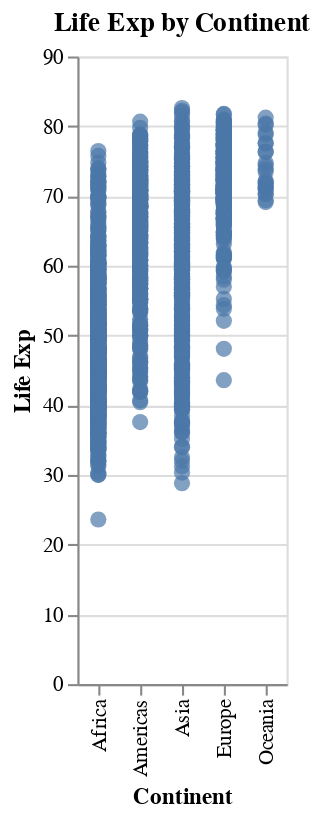

Here is the notebook cell this chart was saved with:
### Markdown cell above
The above `create_scatter_plot` function instructs `doeasyeda` to render a scatter plot with 'continent' on the x-axis and 'lifeExp' on the y-axis. The resulting plot is more than a mere representation of data points—it is a window into the story of human longevity across continents. 

This visualization plot can be potential useful regarding to the following aspects: 

- Visualizing Data Distribution: The spread of dots along the vertical axis within each continent's category illustrates the distribution range of life expectancy. A wide vertical spread within a continent suggests significant disparities in life expectancy among its countries.

- Capturing Data Density: Areas where dots are densely packed indicate a clustering of countries with similar life expectancy figures.

- Detecting Outliers: Dots that stand apart from the main cluster within each continent can be viewed as outliers, suggesting countries with exceptionally high or low life expectancy relative to their continental peers.

The scatterplot can be improved by adding title and labels for x- and y- axis as the following example shows:

### Code cell
create_scatter_plot(df, 'continent', 'lifeExp', 
                    title='Life Exp by Continent', x_title= 'Continent', y_title='Life Exp')

### Figure 1 — Vega-Lite specification as saved in the notebook (floating-point values rounded to 4 significant figures; data arrays with more than 128 entries replaced by an {"elided": "..."} marker saying what was removed)
{"config": {"view": {"continuousWidth": 300, "continuousHeight": 300}}, "data": {"name": "data-b2c0eb9e74d7068ac4fa8519d4d33213"}, "mark": {"type": "circle", "size": 60}, "encoding": {"x": {"field": "continent", "title": "Continent", "type": "nominal"}, "y": {"field": "lifeExp", "title": "Life Exp", "type": "quantitative"}}, "title": "Life Exp by Continent", "$schema": "https://vega.github.io/schema/vega-lite/v5.15.1.json", "datasets": {"data-b2c0eb9e74d7068ac4fa8519d4d33213": {"elided": "1704 records"}}}
